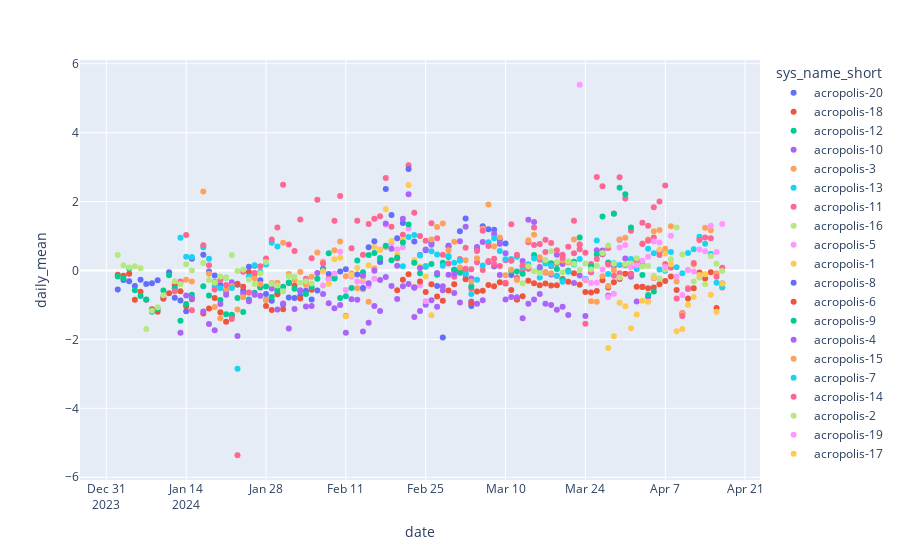
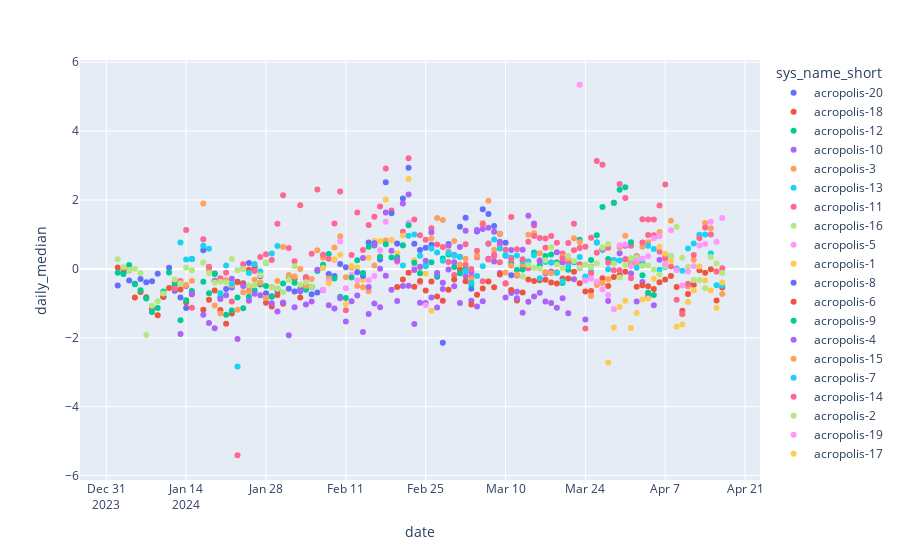

Source (notebook cell) for these figures, in order:
### Code cell
# plot daily mean per station

df_plot = df_sbs.sort("creation_timestamp") \
    .group_by([pl.col("date"), pl.col("sys_name_short")]) \
    .agg([
        (pl.col("diff").mean()).alias("daily_mean"),
        (pl.col("diff").median()).alias("daily_median")
        ]) \
    .collect()
    
fig = px.scatter(df_plot, x="date", y="daily_mean", color = "sys_name_short")
fig.show()
fig = px.scatter(df_plot, x="date", y="daily_median", color = "sys_name_short")
fig.show()
